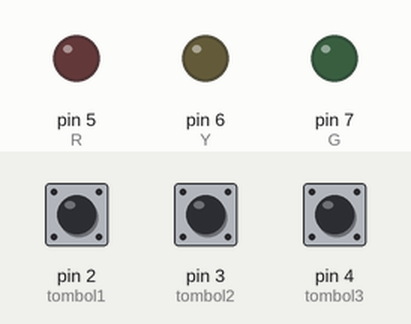
This sketch was run on a simulated Arduino Uno, built with avr-gcc and run on an emulated ATmega328P. Parts: output pins drawn as LEDs (lit = HIGH). The inputs (shaded band) are chosen by the test bench; at power-on: pin 2 (tombol1) LOW, pin 3 (tombol2) LOW, pin 4 (tombol3) LOW.

Above: at 1.2 s.
1.3 s: pin 2 (tombol1) pulled HIGH for 0.15 s
At 1.6 s:
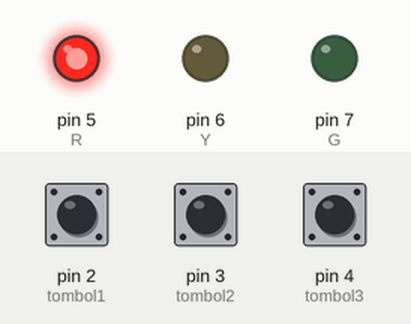
2.9 s: pin 2 (tombol1) pulled HIGH for 1 s
At 4.0 s:
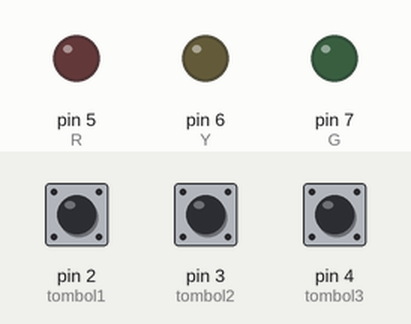
5.4 s: pin 3 (tombol2) pulled HIGH for 0.15 s
At 5.9 s:
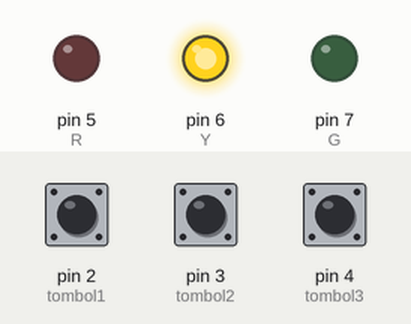
7.0 s: pin 3 (tombol2) pulled HIGH for 1 s
At 8.4 s:
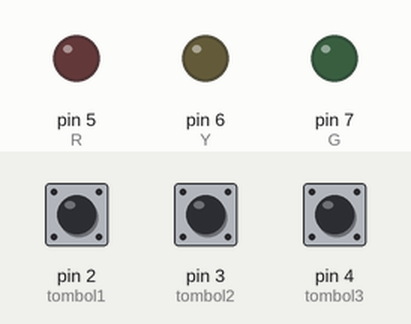
9.5 s: pin 4 (tombol3) pulled HIGH for 0.15 s
At 10.3 s:
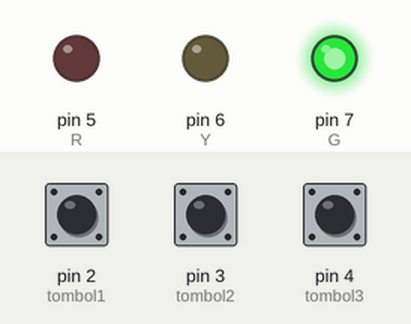
Timing chart, 0 to 12.1 s (numbered marks = the images above; inputs shaded):
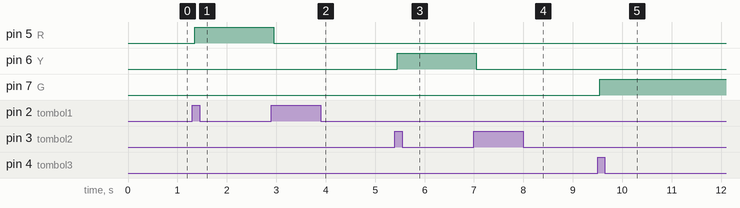

Measured:
- after the input at 1.3 s, pin 5 (R): LOW → HIGH after 0.05 s
- after the input at 2.9 s, pin 5 (R): HIGH → LOW after 0.05 s
- after the input at 5.4 s, pin 6 (Y): LOW → HIGH after 0.05 s
- after the input at 7.0 s, pin 6 (Y): HIGH → LOW after 0.05 s
- after the input at 9.5 s, pin 7 (G): LOW → HIGH after 0.05 s

The sketch:

1_button_modif.ino
```cpp
// Inisialisasi
int tombol1=2;
int tombol2=3;
int tombol3=4;
int R=5;
int Y=6;
int G=7;
int status = LOW;

void setup() {
  Serial.begin(9600);
  pinMode(tombol1,INPUT);
  pinMode(tombol2,INPUT);
  pinMode(tombol3,INPUT);
  pinMode(R,OUTPUT);
  pinMode(Y,OUTPUT);
  pinMode(G,OUTPUT);
}

void loop() {
  if(digitalRead(tombol1)== HIGH){
    status = !status;
    digitalWrite(R, status);
  } while(digitalRead(tombol1) ==HIGH);
  delay(50);

   if(digitalRead(tombol2)== HIGH){
    status = !status;
    digitalWrite(Y, status);
  } while(digitalRead(tombol2) ==HIGH);
  delay(50);

   if(digitalRead(tombol3)== HIGH){
    status = !status;
    digitalWrite(G, status);
  } while(digitalRead(tombol3) ==HIGH);
  delay(50);
}
```
